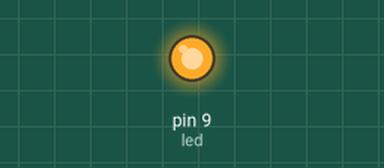
The sketch below on a simulated Arduino Uno, built with avr-gcc and run on an emulated ATmega328P. Parts: output pins drawn as LEDs (lit = HIGH). Random numbers use the default seed unless the sketch sets one.

Above: at 0.1 s.
At 32.6 s:
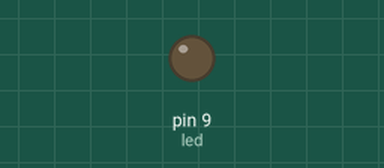
Timing chart, 0 to 40.0 s (numbered marks = the images above):
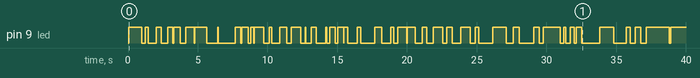

Measured:
- by itself, pin 9 (led): LOW → HIGH at 0.06 s, → LOW 0.92 s later, → HIGH 0.25 s later, → LOW 0.22 s later, … (85 changes in this stretch)

The sketch:

FlickeringLEDlight.ino
```cpp
/*
a flickering led light for Dan Cole project
*/

int led = 9;           // the PWM pin the LED is attached to
int brightness = 0;    // how bright the LED is
int fadeAmount = 5;    // how many points to fade the LED by

// the setup routine runs once when you press reset:
void setup() {
  // declare pin 9 to be an output:
  pinMode(led, OUTPUT);
}

// the loop routine runs over and over again forever:
void loop() {
  // set the brightness of pin 9:
  analogWrite(led, brightness);

  // change the brightness for next time through the loop:

  brightness = random(0, 255);
  if (brightness > 120) {
    brightness = 255;
  }
  else {
    brightness = 0;
  }


  // wait for a random time between 10 and 500 milliseconds
  delay(random(10, 500));
}
```
